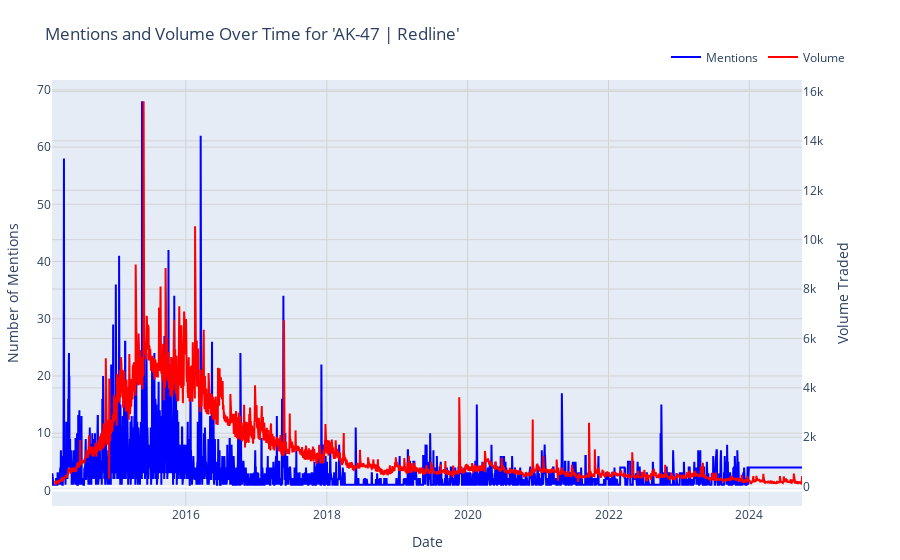

Notebook code for this chart:
### Markdown cell above
### plotting mentions agasint volume

### Code cell
mentions_file = os.path.join('..', '..', 'data', 'Reddit_data', 'mention_ALL', 'redline_from_ALL.csv')
mentions_df = pd.read_csv(mentions_file)
mentions_df['date'] = pd.to_datetime(mentions_df['date'])

# Ensure df has a 'date' column
if 'date' not in df.columns:
    df = df.reset_index()

# Merge mentions and volume data
merged_df = pd.merge(mentions_df, df[['date', 'volume']], on='date', how='outer').sort_values('date')
merged_df = merged_df.fillna(method='ffill')

# Create figure with secondary y-axis
fig = make_subplots(specs=[[{"secondary_y": True}]])

# Add traces
fig.add_trace(
    go.Scatter(x=merged_df['date'], y=merged_df['num_mentions'], name="Mentions", line=dict(color='blue')),
    secondary_y=False,
)

fig.add_trace(
    go.Scatter(x=merged_df['date'], y=merged_df['volume'], name="Volume", line=dict(color='red')),
    secondary_y=True,
)

# Update layout for better readability
fig.update_layout(
    title_text=f"Mentions and Volume Over Time for 'AK-47 | Redline'",
    legend=dict(orientation="h", yanchor="bottom", y=1.02, xanchor="right", x=1),
    margin=dict(l=50, r=50, t=80, b=50),
)

# Update y-axes
fig.update_yaxes(title_text="Number of Mentions", secondary_y=False, gridcolor='lightgrey')
fig.update_yaxes(title_text="Volume Traded", secondary_y=True, gridcolor='lightgrey')

# Update x-axis
fig.update_xaxes(title_text="Date", gridcolor='lightgrey')

# Show the figure
fig.show()

### Figure 1 — Plotly figure (JSON) as saved in the notebook; plotly's stock layout.template omitted (floating-point values rounded to 4 significant figures; data arrays with more than 128 entries replaced by an {"elided": "..."} marker saying what was removed)
{"data": [{"line": {"color": "blue"}, "name": "Mentions", "type": "scatter", "x": {"elided": "3881 str values"}, "xaxis": "x", "y": {"elided": "3881 int values"}, "yaxis": "y"}, {"line": {"color": "red"}, "name": "Volume", "type": "scatter", "x": {"elided": "3881 str values"}, "xaxis": "x", "y": {"elided": "3881 int values"}, "yaxis": "y2"}], "layout": {"legend": {"orientation": "h", "x": 1, "xanchor": "right", "y": 1.02, "yanchor": "bottom"}, "margin": {"b": 50, "l": 50, "r": 50, "t": 80}, "title": {"text": "Mentions and Volume Over Time for 'AK-47 | Redline'"}, "xaxis": {"anchor": "y", "domain": [0, 0.94], "gridcolor": "lightgrey", "title": {"text": "Date"}}, "yaxis": {"anchor": "x", "domain": [0, 1], "gridcolor": "lightgrey", "title": {"text": "Number of Mentions"}}, "yaxis2": {"anchor": "x", "gridcolor": "lightgrey", "overlaying": "y", "side": "right", "title": {"text": "Volume Traded"}}}}
